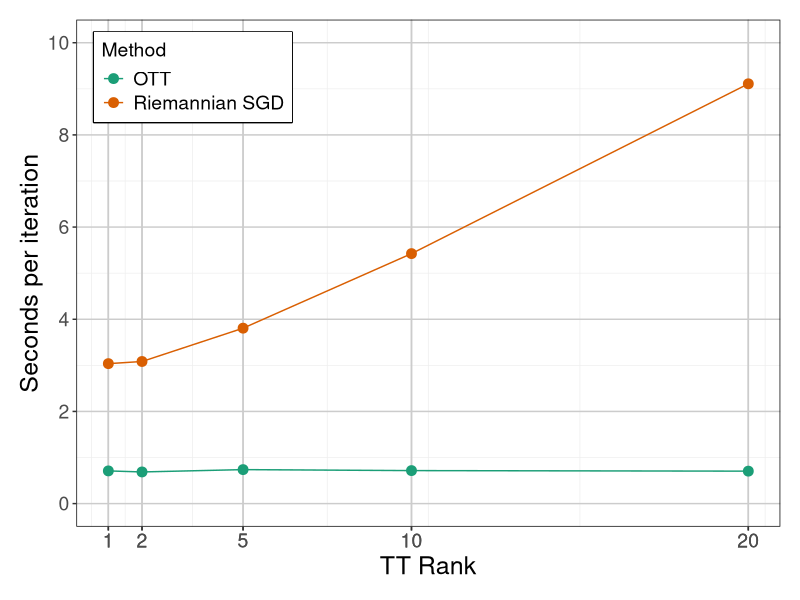
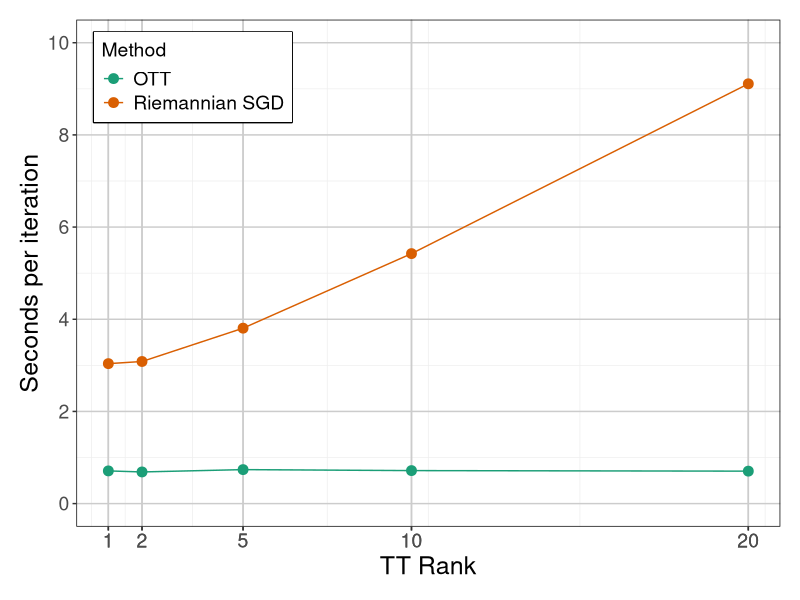

Generate these figures, in order, with R:
library(magrittr)
library(dplyr)
library(tidyr)
library(ggplot2)
library(ggthemes)
library(ggrepel)
library(scales)
library(png)
library(grid)

M <- 1000000

ggdf2 <- data.frame(X = rep(c(1,2,5,10,20), times = 2),
                    Method = rep(c("OTT", "Riemannian SGD"), each = 5),
                    Value = c(7.0971996784210205, 6.869725704193115, 7.377142906188965, 7.163392543792725, 7.044593811035156,
                              30.371521949768066, 30.836822032928467, 38.0672652721405, 54.24374175071716, 91.08871269226074)/10)

ggplot(data = ggdf2, aes(x = X, y = Value, color = Method)) +
  geom_point(size = 3) +
  geom_line() +
  theme(panel.background = element_blank(),
        panel.border = element_rect(color = "black", fill = NA),
        panel.grid.major = element_line(color = "#CCCCCC"),
        panel.grid.minor = element_line(color = "#EEEEEE"),
        strip.background = element_blank(),
        plot.margin = unit(c(0.5,0.5,0.5,0.5), "cm"),
        legend.position = c(0.025, 0.975),
        legend.justification = c(0, 1),
        legend.box.background	= element_rect(color = "black", size = 0.8),
        legend.key = element_blank(),
        legend.title = element_text(size=14),
        legend.text = element_text(size=14),
        axis.text = element_text(size=14),
        axis.title = element_text(size=18)) +
  scale_x_continuous(breaks = ggdf2$X) +
  scale_y_continuous(limits = c(0, 10),
                     breaks = seq(from = 0, to = 10, by = 2)) +
  labs(y = "Seconds per iteration", x = "TT Rank") +
  scale_color_brewer(palette = "Dark2")
ggsave("time_comparison.eps", height = 4, width = 6, units = "in")